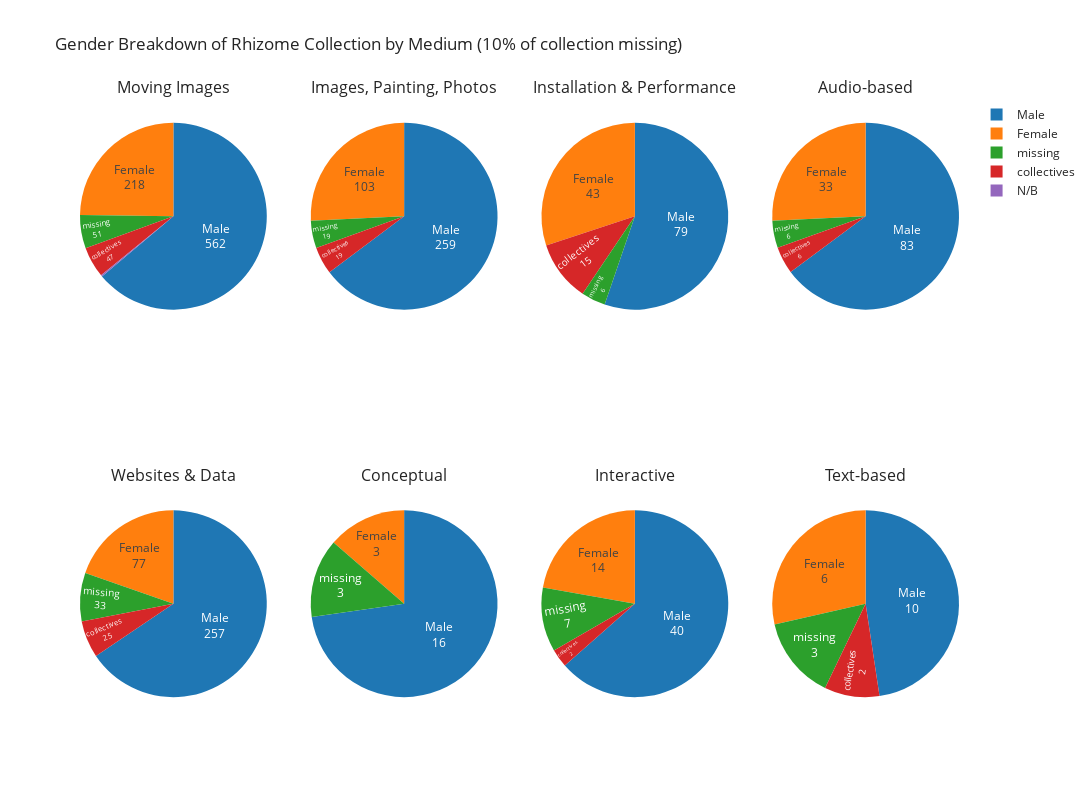

The cell this chart's notebook holds for it:
### Code cell
specs = [[{'type':'domain'}, {'type':'domain'}, {'type':'domain'}, {'type':'domain'}], [{'type':'domain'}, {'type':'domain'}, {'type':'domain'}, {'type':'domain'}]]
fig = make_subplots(rows=2, cols=4, specs=specs, subplot_titles=['Moving Images', 'Images, Painting, Photos', 'Installation & Performance', 'Audio-based', 'Websites & Data', 'Conceptual', 'Interactive', 'Text-based'])
fig.add_trace(go.Pie(values=rhz_gender_rep_mi['Counts'], labels=rhz_gender_rep_mi['Gender']
                     ), 1, 1)
fig.add_trace(go.Pie(values=rhz_gender_rep_img['Counts'], labels=rhz_gender_rep_img['Gender']
                    ), 1, 2)
fig.add_trace(go.Pie(values=rhz_gender_rep_intall['Counts'], labels=rhz_gender_rep_intall['Gender']
                    ), 1, 3)
fig.add_trace(go.Pie(values=rhz_gender_rep_audio['Counts'], labels=rhz_gender_rep_audio['Gender']
                    ), 1, 4)
fig.add_trace(go.Pie(values=rhz_gender_rep_web['Counts'], labels=rhz_gender_rep_web['Gender']
                    ), 2, 1)
fig.add_trace(go.Pie(values=rhz_gender_rep_concept['Counts'], labels=rhz_gender_rep_concept['Gender']
                    ), 2, 2)
fig.add_trace(go.Pie(values=rhz_gender_rep_inter['Counts'], labels=rhz_gender_rep_inter['Gender']
                    ), 2, 3)
fig.add_trace(go.Pie(values=rhz_gender_rep_text['Counts'], labels=rhz_gender_rep_text['Gender']
                    ), 2, 4)
fig.update_traces(textposition='inside', textinfo='label+value', hoverinfo='label+value+percent', hovertemplate=None)
fig.update(layout_title_text='Gender Breakdown of Rhizome Collection by Medium (10% of collection missing)')

fig = go.Figure(fig)
fig.update_layout(height=800, width=1200)
fig.show()

### Figure 1 — Plotly figure (JSON) as saved in the notebook; plotly's stock layout.template omitted (floating-point values rounded to 4 significant figures)
{"data": [{"domain": {"x": [0, 0.2125], "y": [0.625, 1]}, "hoverinfo": "label+value+percent", "labels": ["Male", "Female", "missing", "collectives", "N/B"], "textinfo": "label+value", "textposition": "inside", "type": "pie", "values": [562, 218, 51, 47, 2]}, {"domain": {"x": [0.2625, 0.475], "y": [0.625, 1]}, "hoverinfo": "label+value+percent", "labels": ["Male", "Female", "missing", "collectives"], "textinfo": "label+value", "textposition": "inside", "type": "pie", "values": [259, 103, 19, 19]}, {"domain": {"x": [0.525, 0.7375], "y": [0.625, 1]}, "hoverinfo": "label+value+percent", "labels": ["Male", "Female", "collectives", "missing"], "textinfo": "label+value", "textposition": "inside", "type": "pie", "values": [79, 43, 15, 6]}, {"domain": {"x": [0.7875, 1], "y": [0.625, 1]}, "hoverinfo": "label+value+percent", "labels": ["Male", "Female", "missing", "collectives"], "textinfo": "label+value", "textposition": "inside", "type": "pie", "values": [83, 33, 6, 6]}, {"domain": {"x": [0, 0.2125], "y": [0, 0.375]}, "hoverinfo": "label+value+percent", "labels": ["Male", "Female", "missing", "collectives"], "textinfo": "label+value", "textposition": "inside", "type": "pie", "values": [257, 77, 33, 25]}, {"domain": {"x": [0.2625, 0.475], "y": [0, 0.375]}, "hoverinfo": "label+value+percent", "labels": ["Male", "Female", "missing", "collectives"], "textinfo": "label+value", "textposition": "inside", "type": "pie", "values": [16, 3, 3, 0]}, {"domain": {"x": [0.525, 0.7375], "y": [0, 0.375]}, "hoverinfo": "label+value+percent", "labels": ["Male", "Female", "missing", "collectives"], "textinfo": "label+value", "textposition": "inside", "type": "pie", "values": [40, 14, 7, 2]}, {"domain": {"x": [0.7875, 1], "y": [0, 0.375]}, "hoverinfo": "label+value+percent", "labels": ["Male", "Female", "missing", "collectives"], "textinfo": "label+value", "textposition": "inside", "type": "pie", "values": [10, 6, 3, 2]}], "layout": {"annotations": [{"font": {"size": 16}, "showarrow": false, "text": "Moving Images", "x": 0.1062, "xanchor": "center", "xref": "paper", "y": 1, "yanchor": "bottom", "yref": "paper"}, {"font": {"size": 16}, "showarrow": false, "text": "Images, Painting, Photos", "x": 0.3688, "xanchor": "center", "xref": "paper", "y": 1, "yanchor": "bottom", "yref": "paper"}, {"font": {"size": 16}, "showarrow": false, "text": "Installation & Performance", "x": 0.6313, "xanchor": "center", "xref": "paper", "y": 1, "yanchor": "bottom", "yref": "paper"}, {"font": {"size": 16}, "showarrow": false, "text": "Audio-based", "x": 0.8938, "xanchor": "center", "xref": "paper", "y": 1, "yanchor": "bottom", "yref": "paper"}, {"font": {"size": 16}, "showarrow": false, "text": "Websites & Data", "x": 0.1062, "xanchor": "center", "xref": "paper", "y": 0.375, "yanchor": "bottom", "yref": "paper"}, {"font": {"size": 16}, "showarrow": false, "text": "Conceptual", "x": 0.3688, "xanchor": "center", "xref": "paper", "y": 0.375, "yanchor": "bottom", "yref": "paper"}, {"font": {"size": 16}, "showarrow": false, "text": "Interactive", "x": 0.6313, "xanchor": "center", "xref": "paper", "y": 0.375, "yanchor": "bottom", "yref": "paper"}, {"font": {"size": 16}, "showarrow": false, "text": "Text-based", "x": 0.8938, "xanchor": "center", "xref": "paper", "y": 0.375, "yanchor": "bottom", "yref": "paper"}], "height": 800, "title": {"text": "Gender Breakdown of Rhizome Collection by Medium (10% of collection missing)"}, "width": 1200}}
